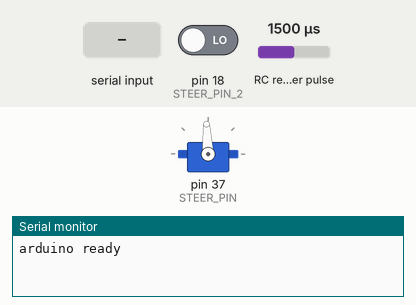
Recording of a sketch running on a simulated Arduino Mega 2560, built with avr-gcc and run on an emulated ATmega2560. Shown: servo, the last lines printed to the serial monitor. Wiring (inferred from the names in the program): RC receiver channel: data pin 19. The inputs (shaded band) are chosen by the test bench; at power-on: pin 18 (STEER_PIN_2) LOW, RC receiver pulse 1500 µs.

Above: at 1.2 s.
1.3 s: "BVL\n" received over Serial
At 1.6 s:
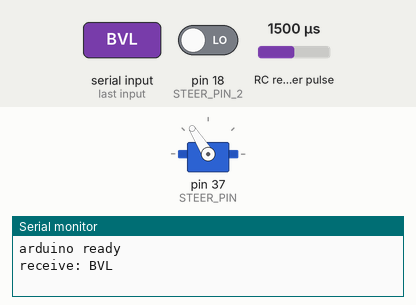
2.8 s: "EVL\n" received over Serial
At 4.0 s:
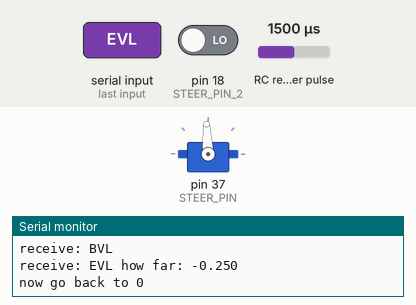
5.8 s: "bvl\n" received over Serial
At 6.2 s:
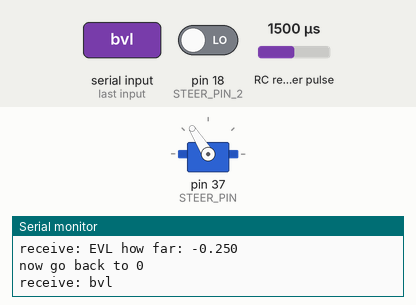
Timing chart, 0 to 8.3 s (numbered marks = the images above; inputs shaded):
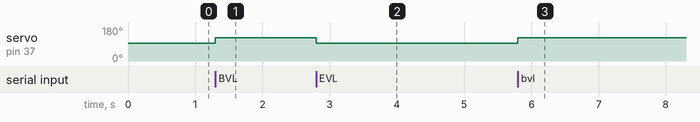

Measured:
- after the input at 1.3 s, servo on pin 37 (STEER_PIN): 93° → 122° at once
- after the input at 2.8 s, servo on pin 37 (STEER_PIN): 122° → 93° at once
- after the input at 5.8 s, servo on pin 37 (STEER_PIN): 93° → 122° at once

The sketch:

steering.ino
```cpp
#include <Servo.h>

#define BAUD 115200

//main power relay pin
byte mainPower = 30;

String incoming = "";
boolean completeString = false;

#define STEER_INTERRUPT_1 4
//#define STEER_INTERRUPT_2 5

//the pin numbers each signal is hooked to
#define STEER_PIN_1 19
#define STEER_PIN_2 18

#define STEER_UNIT      .25 // the model#  360/10000

#define STEER_PIN   37

//motor pulse to make it go left and right
#define STEER_R_SPEED    1200 //orig 1000
#define STEER_L_SPEED    1800 //orig 2000
#define STEER_STOP      1500

//full left: -1500
//full right: 1900
// #define HOW_FAR_LEFT  -900
// #define HOW_FAR_RIGHT 900

#define HOW_FAR_LEFT  -800
#define HOW_FAR_RIGHT 800

volatile double steeringAngle;
volatile boolean inter_1_state;
volatile boolean inter_2_state;

volatile double testing = 123.45;

int going_right = 0;
int going_left = 0;

Servo steer;

//0 - steering wheel will not go back to center
//1 - seering wheel will go back to center
int auto_center = 1;

unsigned long time = 0;
int noResponse = 0;

void steer_inter_1()
{
     //Serial.println("interrupt 1");
     inter_1_state = digitalRead(STEER_PIN_1);
     inter_2_state = digitalRead(STEER_PIN_2);
     if (inter_2_state)
     {
          if(inter_1_state)
               steeringAngle = steeringAngle + STEER_UNIT;
          else
               steeringAngle = steeringAngle - STEER_UNIT;
     }
     else
     {
          if(inter_1_state)
               steeringAngle = steeringAngle - STEER_UNIT;
          else
               steeringAngle = steeringAngle + STEER_UNIT;
     }

     //make sure the number is withing the range
     if (steeringAngle < HOW_FAR_LEFT)  //left is negative number
          steer.write(STEER_STOP);
     else if (steeringAngle > HOW_FAR_RIGHT)
          steer.write(STEER_STOP);
     //Serial.println(steeringAngle);
}

void logger(String t)
{
     Serial.println(t);
     //Serial1.println(t);
}


/*
 * on - turns on the main power relay
 * off - turns off the main power relay
 * bvl - begin vehicle left
 * bvr - begin vehicle right
 * evl - end vehicle left
 * evr - end vehicle right
*/

void doSomething(String s)
{
     time = millis();
     String log = "receive: " + s;
     if (incoming == "on")
     {
          digitalWrite(mainPower, HIGH);
     }
     else if (incoming == "off")
     {
          digitalWrite(mainPower, LOW);
     }

     else if(s == "BVL" || s == "bvl")
     {
          logger(log);
          steer.write(STEER_L_SPEED);
          if (going_left)
              going_left = 0;

     }
     else if(s == "EVL" || s == "evl")
     {
          log += " how far: ";
          char t[10];
          log += dtostrf(steeringAngle,1,3,t);
          //log += dtostrf(testing,1,3,t);
          logger(log);
          //stop
          steer.write(STEER_STOP);

          if (auto_center)
          {
               logger("now go back to 0");
               steer.write(STEER_R_SPEED);
               going_right = 1;
          }
     }
     else if(s == "BVR" || s == "bvr")
     {
          logger(log);
          steer.write(STEER_R_SPEED);
          if (going_right)
               going_right = 0;
     }
     else if(s == "EVR" || s == "evr")
     {
          log += " how far: ";
          char t[10];
          log += dtostrf(steeringAngle,1,3,t);
          logger(log);
          //stop
          steer.write(STEER_STOP);

          if (auto_center)
          {
               logger("now go back to 0");
               steer.write(STEER_L_SPEED);
               going_left = 1;
          }
     }
     else
     {
          log += " at: ";
          char t[10];
          log += "gl: ";
          log += dtostrf(going_left,1,0,t);
          log += " hf: " ;
          log += dtostrf(HOW_FAR_LEFT,1,3,t);
          log += " strang: ";
          log += dtostrf(steeringAngle,1,3,t);

          logger(log);

     }

}//end doSomething


void setup()
{
     //make sure the main power is shut off
     pinMode(mainPower, OUTPUT);
     digitalWrite(mainPower, LOW);

     Serial.begin(BAUD);

     //attach interrupts for the steering encoder motor
     attachInterrupt(STEER_INTERRUPT_1, steer_inter_1, CHANGE);
     //attachInterrupt(STEER_INTERRUPT_2, steer_inter_2, CHANGE);

     steer.attach(STEER_PIN);
     steeringAngle = 0.0;

     //make sure steer motor ain't moving
     steer.writeMicroseconds(STEER_STOP);

     Serial.println("arduino ready");

     //kick on the main power
     digitalWrite(mainPower, HIGH);
}

void loop()
{
     if(completeString)
     {
          doSomething(incoming);
          incoming = "";
          completeString = false;
     }
     else
     {
          if (going_right)
          {
               if (steeringAngle < 0.0 )
               {
                    going_right = 1;
                    steer.write(STEER_R_SPEED);
               }
               else
               {
                    steer.write(STEER_STOP);
                    going_right = 0;
               }
          }
          if (going_left)
          {
               if (steeringAngle > 0.0 )
               {
                    going_left = 1;
                    steer.write(STEER_L_SPEED);
               }
               else
               {
                    steer.write(STEER_STOP);
                    going_left = 0;
               }

          }
     }
}

void serialEvent()
{
     while(Serial.available() > 0)
     {
          char inchar = (char)Serial.read();
          //check to see if we get a newline, if so, the string is
          //complete and its time for the loop() to do something
          //but don't add the \n to the string
          if (inchar == '\n')
          {
               completeString = true;
          }
          //otherwise, add the incoming character to the string
          else
          {
               incoming = incoming + inchar;
          }
     }
}
```
